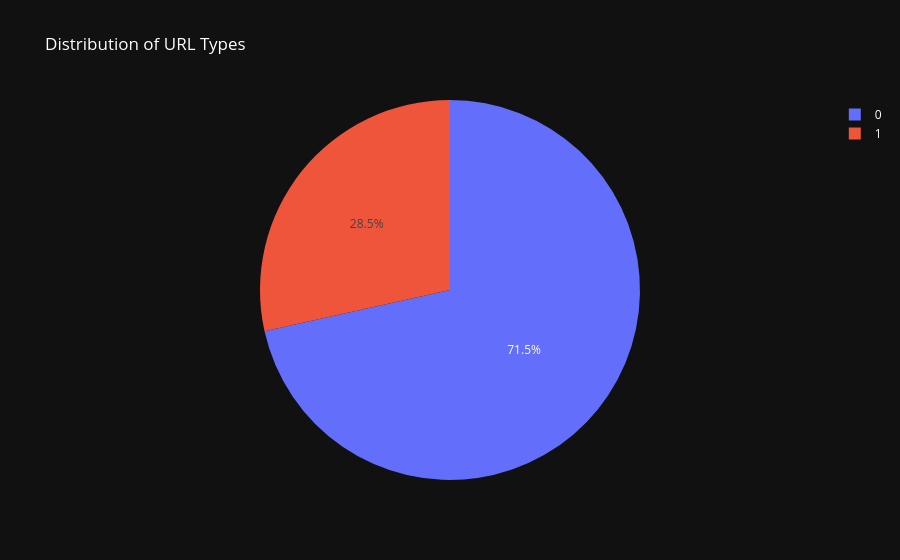

The notebook cell this image was saved under:
### Code cell
# Pie chart for 'url_type' column
url_type_counts = urls_data['url_type'].value_counts()
fig = go.Figure(data=[go.Pie(labels=url_type_counts.index, values=url_type_counts.values)])
fig.update_layout(title='Distribution of URL Types',
                  template='plotly_dark',
                  font=dict(color='white'),
                  showlegend=True)
fig.show()

### Figure 1 — Plotly figure (JSON) as saved in the notebook; plotly's stock layout.template omitted (floating-point values rounded to 4 significant figures)
{"data": [{"labels": [0, 1], "type": "pie", "values": [392830, 156422]}], "layout": {"font": {"color": "white"}, "showlegend": true, "title": {"text": "Distribution of URL Types"}}}
